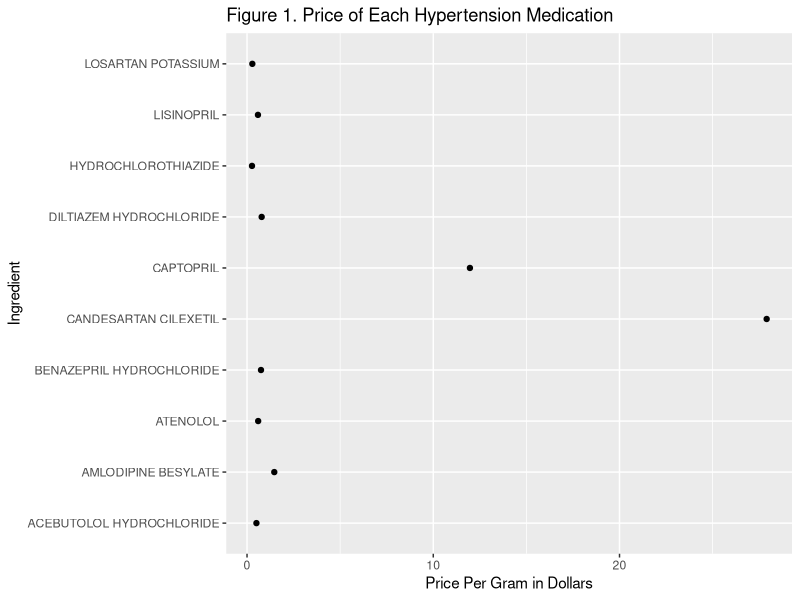
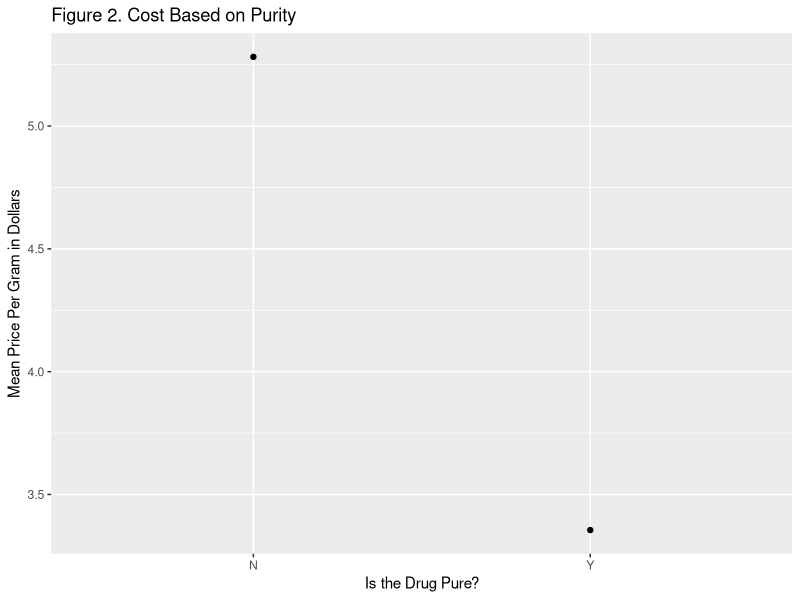
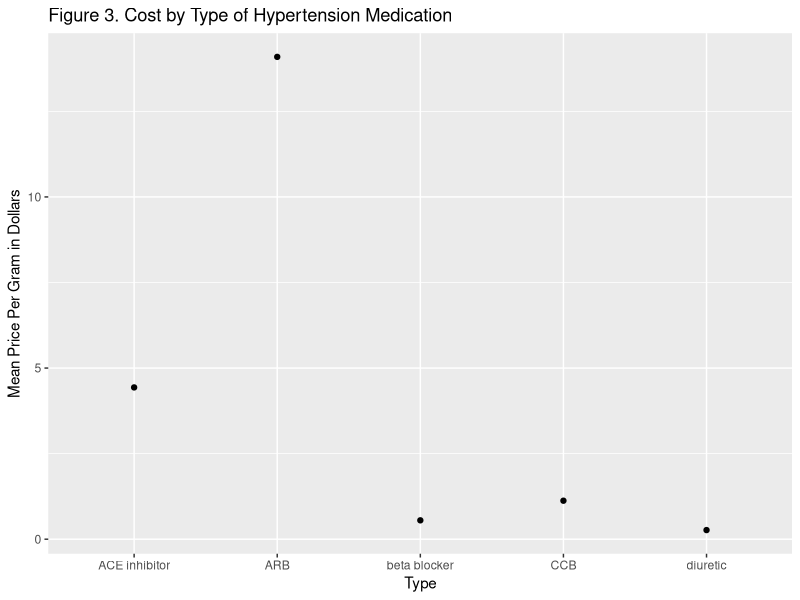

Generate these figures, in order, with R: (Note: this script raises an error after producing the figures.)
## ---- chunk 1
knitr::opts_chunk$set(echo = TRUE)
## ---- chunk 2
library(readr)
coverage_clean <- read_csv("coverage_clean.csv")
View(coverage_clean)
library(knitr)
kable(coverage_clean, caption = "Table 1. Coverage Data")
## ---- chunk 3
library(ggplot2)
library(dplyr)
library(scales)
basic_coverage <- coverage_clean %>%
ggplot(aes(y = Ingredient, x = PPMG*1000)) +
  geom_point() +
  labs(x = "Price Per Gram in Dollars", title = "Figure 1. Price of Each Hypertension Medication")

plot(basic_coverage)
## ---- chunk 4
cov_type <- coverage_clean %>% 
  group_by(Type) %>% 
  summarize(mean_PPMG = mean(PPMG)) %>% 
  arrange(mean_PPMG)

cov_pure <- coverage_clean %>%
  group_by(Pure) %>%
  summarize(mean_PPMG = mean(PPMG)) %>%
  arrange (mean_PPMG)
## ---- chunk 5
cov_pure <- coverage_clean %>%
  group_by(Pure) %>%
  summarize(mean_PPMG = mean(PPMG)) %>%
  arrange (mean_PPMG)

plot_pure <- cov_pure %>%
  ggplot (aes(x = Pure, y = mean_PPMG * 1000)) +
  geom_point() +
  labs(title = "Figure 2. Cost Based on Purity", y = "Mean Price Per Gram in Dollars", x = "Is the Drug Pure?")

plot(plot_pure)

## ---- chunk 6
cov_type <- coverage_clean %>% 
  group_by(Type) %>% 
  summarize(mean_PPMG = mean(PPMG)) %>% 
  arrange(mean_PPMG)

plot_type<- cov_type %>% 
  ggplot(aes(x = Type, y = mean_PPMG * 1000)) +
  geom_point() +
  labs(title = "Figure 3. Cost by Type of Hypertension Medication", y = "Mean Price Per Gram in Dollars")

plot(plot_type)
## ---- chunk 7
library(readr)
freq_cov <- read_csv("coverage_summary.csv")
View(freq_cov)
library(knitr)
kable(freq_cov, caption = "Table 2. Prescription Frequency")
## ---- chunk 8
sub.mean.freq <- subset(freq_cov, select = c("Mean_PPMG", "Frequency"))

plot_freq<- sub.mean.freq%>%
  ggplot(aes(x = Mean_PPMG, y = Frequency)) +
  geom_point() +
  labs(title = "Figure 4. Cost of Each Drug by Frequency It Is Prescribed", x = "Mean Price Per Milligram in Dollars", y = "Frequency Proportion")

plot(plot_freq)
## ---- chunk 9
#linear regression model
freq.mod <- lm(Frequency ~ Mean_PPMG, data=freq_cov)

#summarize results
summary(freq.mod)

#significance
anova(freq.mod)
